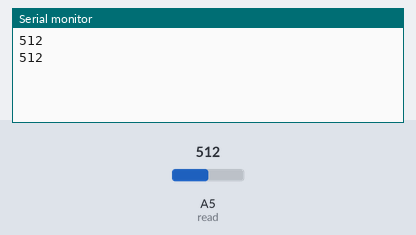
This sketch was run on a simulated Arduino Uno, built with avr-gcc and run on an emulated ATmega328P. Parts: the last lines printed to the serial monitor. The inputs (shaded band) are chosen by the test bench; at power-on: A5 (read) = 512.

Above: at 1.8 s.
1.9 s: A5 (read) set to 716
At 2.5 s:
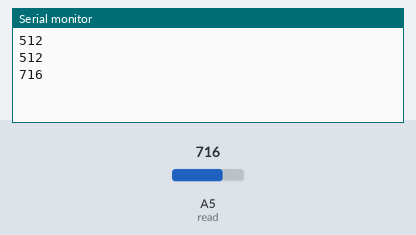
3.4 s: A5 (read) set to 900
At 4.8 s:
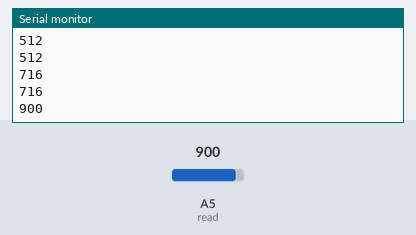
Timing chart, 0 to 6.4 s (numbered marks = the images above; inputs shaded):
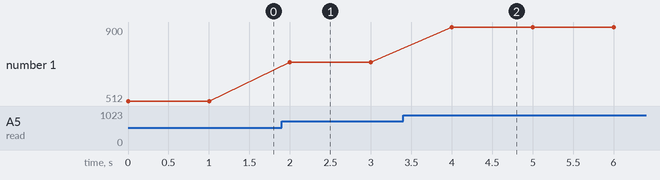

The sketch:

analog_read_serial.ino
```cpp
#define read A5
void setup()
{
  pinMode(read,INPUT);
  Serial.begin(9600);
}

void loop()
{
  int sig=analogRead(read);
  Serial.println(sig);
  delay(1000);
}
```

Measured:
- after the input at 1.9 s, the serial monitor: prints a new line after 0.10 s (image 1)
- after the input at 3.4 s, the serial monitor: prints a new line after 0.60 s (image 2)
- plotted number 1: 512 → 716 after the input at 1.9 s, 716 → 900 after the input at 3.4 s
